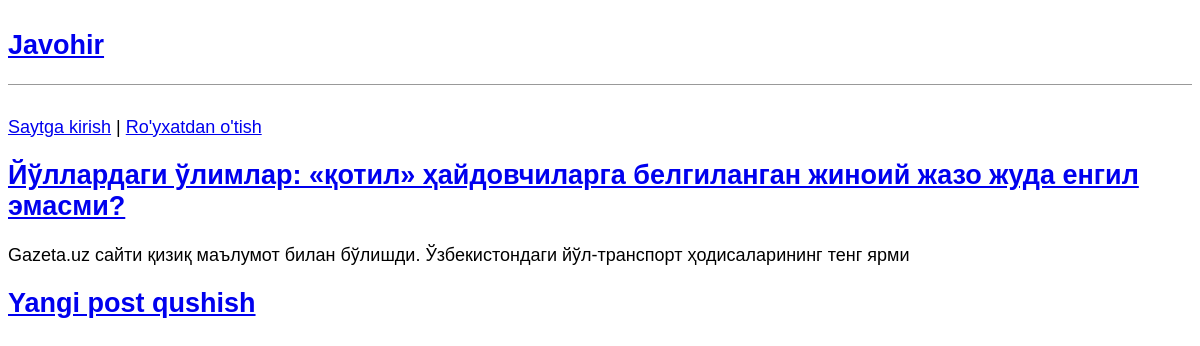
The page / on the database its author committed.
### blog/models.py (models this page shows, shortened)
class Post(models.Model):
    title = models.CharField(max_length=150)
    body = models.TextField()
    author = models.ForeignKey(
        'auth.User',
        on_delete=models.CASCADE
    )

### blog/views.py (the view)
# urls.py: path('', BlogListView.as_view(),name='home'),
class BlogListView(ListView):
    model = Post
    template_name = 'index.html'

### templates/index.html
{% extends 'base.html' %}
{% block content %}
    {% for post in object_list %}
        <div class="post_entry">
            <h2><a href="{% url 'post_detail' post.pk  %}">{{ post.title }}</a></h2>
            <p>{{ post.body | slice:":100"}}</p>
        </div>
    {% endfor %}
{% endblock content %}

### static/css/base.css (style rules this page uses)
body { font-family: 'Noto Sans JP', sans-serif; font-size: 18px; }

### rows shown on the page
Post: title "Йўллардаги ўлимлар: «қотил» ҳайдовчиларга белгиланган жиноий жазо жуда енгил эмасми?", body "Gazeta.uz сайти қизиқ маълумот билан бўлишди. Ўзбекистондаги йўл-транспорт ҳодисаларининг тенг ярми"
